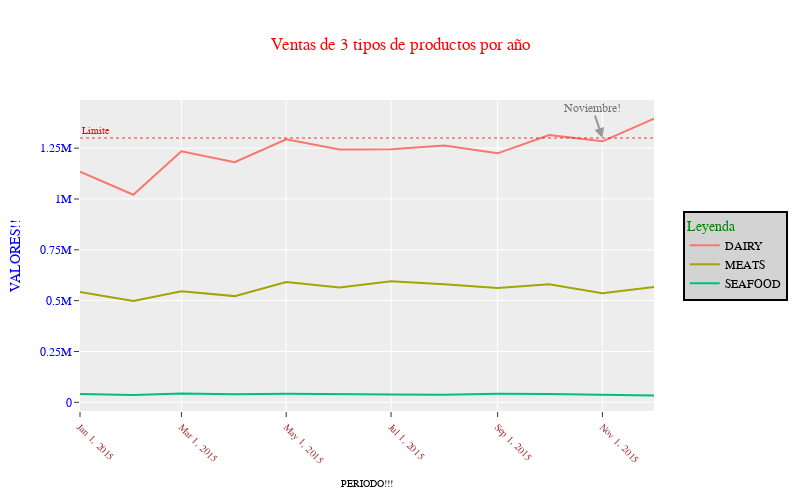

The code cell stored with this chart in its notebook:
### Markdown cell above
https://plotly.com/python/templates/

### Code cell
fig = px.line(
    df,
    width=800,# medida en px
    height=500,
    template='ggplot2', # styles por temas
    title='Ventas de 3 tipos de productos por año',

)


fig.update_layout(
    xaxis_title="PERIODO!!!",
    yaxis_title="VALORES!!",
    #personalizacion de textos
    font_color="blue",
    font_family="Courier New",
    # cambiar color del texto de la leyenda
    legend_font_color='black',
    legend_title_font_color='green',
    title_font_color='red',
    title_font_family='Times New Roman'
)


fig.update_xaxes(
    tickangle=45,
    tickvals=df.index.values[::2],
    tickmode='array',
    #personalizacion textos
    title_font_family='Arial',
    title_font_color='black',
    title_font_size=10,
    # personalizacion ticks
    tickfont={
        'family':'Rockwell',
        'color':'brown',
        'size': 10
    }
)

fig.update_yaxes(
    
    dtick=250000,
 
)


fig.add_annotation( # viene ya con linea no con =>
    x='2015-11', 
    y=1300000,
    text="Noviembre!",
    opacity=0.5,
    font={
        'size':12,
        'color':'black'
    },
    showarrow=True,
    arrowsize=1,
    arrowwidth=2,
    arrowhead=2# tipo de flecha por numero de 0-8
)

# agregamos linea horizontal
fig.add_hline(
    y=1300000,
    annotation_text="Limite",
    annotation_position="top left",# respecto de la linea
    annotation_font_color='red',
    annotation_font_size=10,
    line_dash="dot",
    opacity=0.8,
    line_width=1,
    line_color='red'
)

# personalizar leyebda

fig.update_layout(
    legend_title_text='Leyenda',
    legend={# estilos de la leyenda
        # posicionamiento
        'y': 0.5,
        'x': 1.05,
        'font':{
            'family':'Courier',
            'size':12,
            'color':'Black'
        },
        'bgcolor': 'LightGrey',
        'bordercolor':'Black',
        'borderwidth': 2
    }

)


fig.show()

### Figure 1 — Plotly figure (JSON) as saved in the notebook; plotly's stock layout.template omitted (floating-point values rounded to 4 significant figures)
{"data": [{"hovertemplate": "variable=DAIRY<br>fecha=%{x}<br>value=%{y}<extra></extra>", "legendgroup": "DAIRY", "line": {"color": "#F8766D", "dash": "solid"}, "marker": {"symbol": "circle"}, "mode": "lines", "name": "DAIRY", "orientation": "v", "showlegend": true, "type": "scatter", "x": ["2015-01", "2015-02", "2015-03", "2015-04", "2015-05", "2015-06", "2015-07", "2015-08", "2015-09", "2015-10", "2015-11", "2015-12"], "xaxis": "x", "y": [1134521, 1020747, 1234851, 1181180, 1293308, 1243588, 1244815, 1263428, 1224619, 1314827, 1283672, 1394582], "yaxis": "y"}, {"hovertemplate": "variable=MEATS<br>fecha=%{x}<br>value=%{y}<extra></extra>", "legendgroup": "MEATS", "line": {"color": "#A3A500", "dash": "solid"}, "marker": {"symbol": "circle"}, "mode": "lines", "name": "MEATS", "orientation": "v", "showlegend": true, "type": "scatter", "x": ["2015-01", "2015-02", "2015-03", "2015-04", "2015-05", "2015-06", "2015-07", "2015-08", "2015-09", "2015-10", "2015-11", "2015-12"], "xaxis": "x", "y": [543100.0, 498700.0, 546500.0, 522300.0, 591700.0, 565000.0, 594900.0, 581200.0, 562700.0, 580800.0, 535900.0, 567400.0], "yaxis": "y"}, {"hovertemplate": "variable=SEAFOOD<br>fecha=%{x}<br>value=%{y}<extra></extra>", "legendgroup": "SEAFOOD", "line": {"color": "#00BF7D", "dash": "solid"}, "marker": {"symbol": "circle"}, "mode": "lines", "name": "SEAFOOD", "orientation": "v", "showlegend": true, "type": "scatter", "x": ["2015-01", "2015-02", "2015-03", "2015-04", "2015-05", "2015-06", "2015-07", "2015-08", "2015-09", "2015-10", "2015-11", "2015-12"], "xaxis": "x", "y": [40470.0, 36070.0, 43810.0, 39980.0, 42510.0, 38780.0, 38540.0, 37770.0, 41910.0, 41420.0, 38820.0, 33730.0], "yaxis": "y"}], "layout": {"annotations": [{"arrowhead": 2, "arrowsize": 1, "arrowwidth": 2, "font": {"color": "black", "size": 12}, "opacity": 0.5, "showarrow": true, "text": "Noviembre!", "x": "2015-11", "y": 1300000}, {"font": {"color": "red", "size": 10}, "showarrow": false, "text": "Limite", "x": 0, "xanchor": "left", "xref": "x domain", "y": 1300000, "yanchor": "bottom", "yref": "y"}], "font": {"color": "blue", "family": "Courier New"}, "height": 500, "legend": {"bgcolor": "LightGrey", "bordercolor": "Black", "borderwidth": 2, "font": {"color": "Black", "family": "Courier", "size": 12}, "title": {"font": {"color": "green"}, "text": "Leyenda"}, "tracegroupgap": 0, "x": 1.05, "y": 0.5}, "shapes": [{"line": {"color": "red", "dash": "dot", "width": 1}, "opacity": 0.8, "type": "line", "x0": 0, "x1": 1, "xref": "x domain", "y0": 1300000, "y1": 1300000, "yref": "y"}], "title": {"font": {"color": "red", "family": "Times New Roman"}, "text": "Ventas de 3 tipos de productos por año"}, "width": 800, "xaxis": {"anchor": "y", "domain": [0, 1], "tickangle": 45, "tickfont": {"color": "brown", "family": "Rockwell", "size": 10}, "tickmode": "array", "tickvals": ["2015-01", "2015-03", "2015-05", "2015-07", "2015-09", "2015-11"], "title": {"font": {"color": "black", "family": "Arial", "size": 10}, "text": "PERIODO!!!"}}, "yaxis": {"anchor": "x", "domain": [0, 1], "dtick": 250000, "title": {"text": "VALORES!!"}}}}
